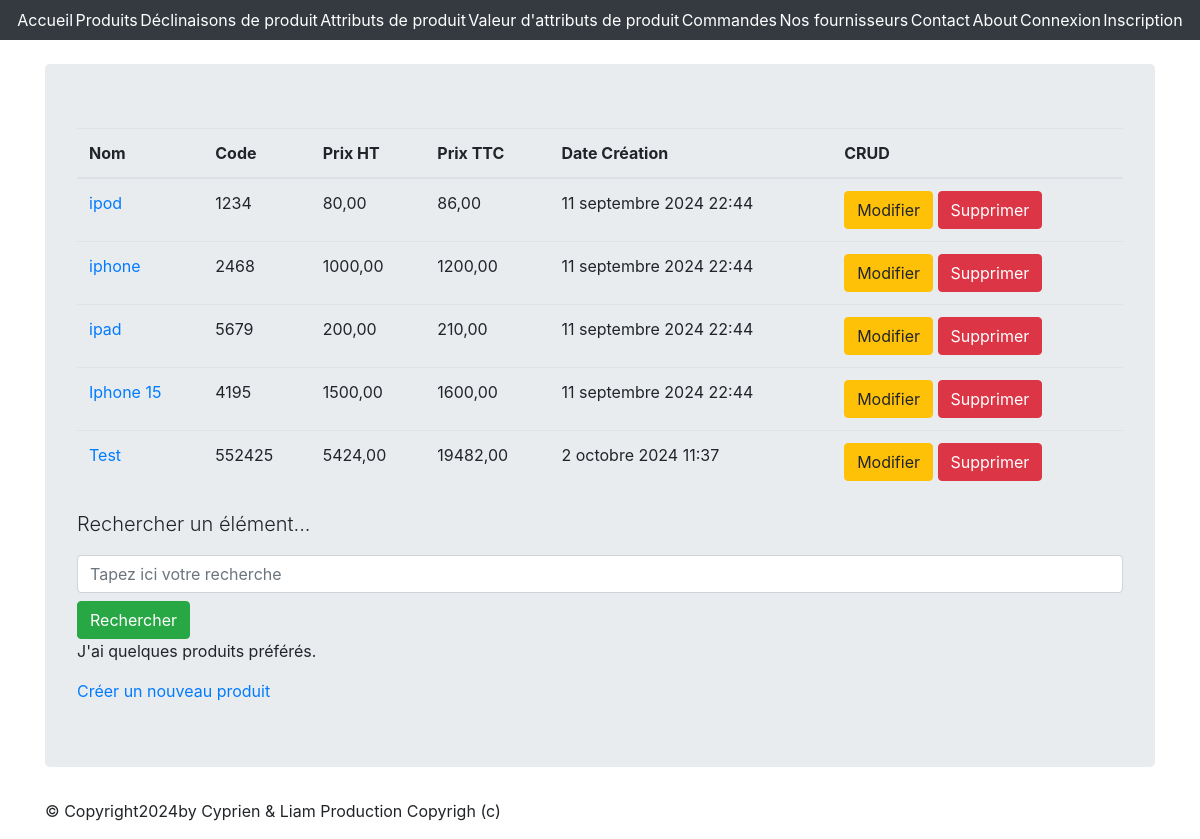
/monapp/products/, run on an earlier commit of the app's database.
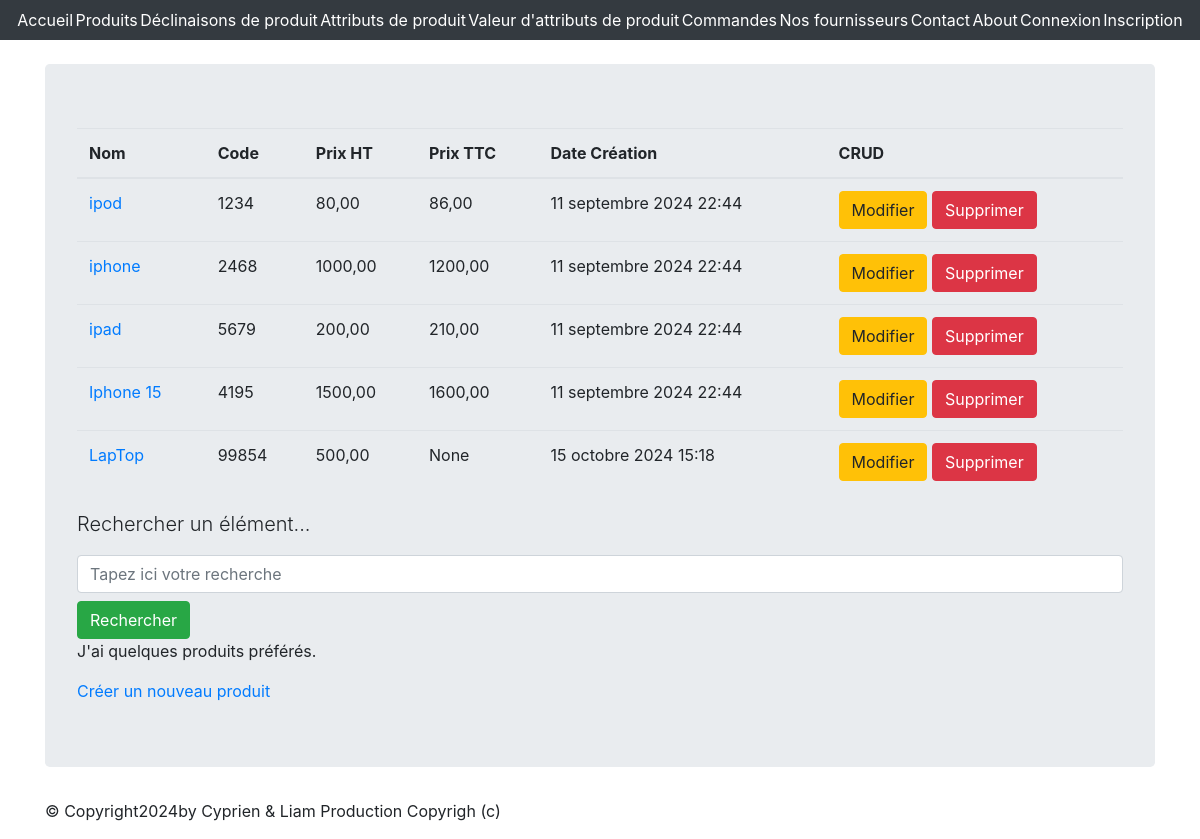
And on a later commit of the database.
### monapp/models.py (models this page shows, shortened)
class Product(models.Model):
    name = models.CharField(max_length=100)
    code = models.CharField(max_length=10, null=True, blank=True, unique=True)
    price_ht = models.DecimalField(max_digits=8, decimal_places=2, null=True, blank=True, verbose_name="Prix unitaire HT")
    price_ttc = models.DecimalField(max_digits=8, decimal_places=2, null=True, blank=True, verbose_name="Prix unitaire TTC")
    status = models.SmallIntegerField(choices=PRODUCT_STATUS, default=0)
    date_creation = models.DateTimeField(blank=True, verbose_name="Date création", default=timezone.now)
    stock = models.IntegerField(default=0)
    suppliers = models.ManyToManyField('Supplier', through='ProductSupplier')

### monapp/views.py (the view)
# urls.py: path("products/", ProductListView.as_view(), name="product-list"),
class ProductListView(ListView):
    model = Product
    template_name = "monapp/list_products.html"
    context_object_name = "products"
    def get_queryset(self):
        query = self.request.GET.get("search")
        if query:
            return Product.objects.filter(name__icontains=query)
        return Product.objects.all()
    def get_context_data(self, **kwargs):
        context = super(ProductListView, self).get_context_data(**kwargs)
        context["titremenu"] = "Liste des produits"
        return context

### monapp/templates/monapp/list_products.html (shortened to what this page needs)
{% extends 'monapp/base.html' %}
{% block contenu %}
  <table class="table">
    <thead>
      <th>Nom</th>
      <th>Code</th>
      <th>Prix HT</th>
      <th>Prix TTC</th>
      <th>Date Création</th>
      <th>CRUD</th>
    </thead>
    <tbody>
      {% for prdct in products %}
        <tr>
          <td>
            <a href="{% url 'product-detail' prdct.id %}">{{ prdct.name }}</a>
          </td>
          <td>{{ prdct.code }}</td>
          <td>{{ prdct.price_ht }}</td>
          <td>{{ prdct.price_ttc }}</td>
          <td>{{ prdct.date_creation }}</td>
          <td>
            <a href="{% url 'product-update' prdct.id %}" class="btn btn-warning">Modifier</a>
            <a href="{% url 'product-delete' prdct.id %}" class="btn btn-danger">Supprimer</a>
          </td>
        </tr>
      {% endfor %}
    </tbody>
  </table>
  <p class="lead mb-3 ml-0">Rechercher un élément...</p>
  <form method="GET" action="">
    <input class="form-control" type="text" name="search" placeholder="Tapez ici votre recherche" value="{{ request.GET.search }}" />
    <button type="submit" class="btn btn-success mt-2">Rechercher</button>
  </form>
  <p>
    J'ai{% if products|length < 5 %}
      peu de
    {% elif products|length < 10 %}
      quelques
    {% else %}
      beaucoup de
    {% endif %}produits préférés.
  </p>
  <a href="{% url 'product-add' %}">Créer un nouveau produit</a>
{% endblock %}

### monapp/templates/monapp/base.html (shortened to what this page needs)
<!DOCTYPE html>
{% load static %}
<html lang="fr">
  <head>
    {% block styles %}
      <link rel="stylesheet" href="{% static 'styles.css' %}" />
      <link rel="stylesheet" href="{% static 'node_modules/bootstrap/dist/css/bootstrap.min.css' %}" />
    {% endblock %}
  </head>
  <body>
    {% block nav %}
      <nav class="navbar navbar-expand-md navbar-dark bg-dark mb-4 d-flex justify-content-around">
        {% block menu %}
          <a href="{% url 'home' %}">Accueil</a>
          <a href="{% url 'product-list' %}">Produits</a>
          <a href="{% url 'product-item-list' %}">Déclinaisons de produit</a>
          <a href="{% url 'product-attribute-list' %}">Attributs de produit</a>
          <a href="{% url 'product-attribute-value-list' %}">Valeur d'attributs de produit</a>
          <a href="{% url 'order-list' %}">Commandes</a>
          <a href="{% url 'suppliers-list' %}">Nos fournisseurs</a>
          <a href="{% url 'contact' %}">Contact</a>
          <a href="{% url 'about' %}">About</a>
          {% if user.is_authenticated %}
            <a href="{% url 'logout' %}">Déconnexion</a>
          {% else %}
            <a href="{% url 'login' %}">Connexion</a>
            <a href="{% url 'register' %}">Inscription</a>
          {% endif %}
        {% endblock %}
      </nav>
    {% endblock %}
    <main role="main" class="container top-pushed">
      <div class="jumbotron">
        {% block contenu %}
        {% endblock %}
      </div>
    </main>
    <footer class="footer">
      <div class="container">
        <p>
          &copy; Copyright{% now 'Y' %}by Cyprien & Liam Production Copyrigh (c)
        </p>
      </div>
    </footer>
  </body>
</html>

### static/styles.css (style rules this page uses)
nav>a { color: white; }

What changed in the data, as far as the page shows it:
removed Product: name "Test", code "552425", price_ht "5424,00", price_ttc "19482,00", date_creation "2 octobre 2024 11:37"
added Product: name "LapTop", code "99854", price_ht "500,00", price_ttc "None", date_creation "15 octobre 2024 15:18"
